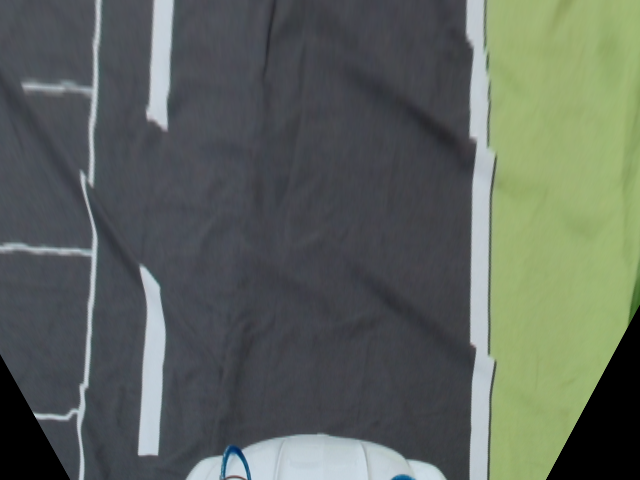
#> input picture road_following/image.png, 640 x 480 px
$ python -i bird_eye_utils.py   (imports and definitions only)
#> lines starting #> are read from the running program, lines starting #| are printed output that depends on the picture; after the words box and inside, x2 and y2 are one past the last pixel; in counts of white or black regions, pixels touching at a corner belong together
#> further down, picture is the input picture: shape (480, 640, 3); mean B, G, R 92.6, 100.7, 93.2

### custom_code.py 수정

import cv2
import numpy as np
import matplotlib.pyplot as plt
import pickle
import os


image_width = 640
image_height = 480
direction_div = 12
_shape = np.array([
    [(int(0.05 * image_width), int(0.20 * image_height)), (int(0.495 * image_width), int(0.20 * image_height)),
    (int(0.495 * image_width), int(0.95 * image_height)), (int(0.05 * image_width), int(0.95 * image_height))],
    [(int(0.505 * image_width), int(0.20 * image_height)), (int(0.95 * image_width), int(0.20 * image_height)),
    (int(0.95 * image_width), int(0.95 * image_height)), (int(0.505 * image_width), int(0.95 * image_height))]
    ])
mat_pts_src = np.float32([[263, 31], [582, 47], [557, 349], [8, 250]])  ###

# Calibrate
# [49 lines left out: functions calibrate, which_srcmat, warpping, not called in this run]


# Color Filter (HLS)
def color_filter(image):
    hls = cv2.cvtColor(image, cv2.COLOR_BGR2HLS)
#> hls: shape (480, 640, 3); mean of channels 0, 1, 2 90.5, 95.2, 29

    # white Filter
    white_lower = np.array([20, 150, 20])   # E: 23, S: 31, L: 170
    white_upper = np.array([255, 255, 255])
    '''
    yellow_lower = np.array([0, 85, 81])
    yellow_upper = np.array([190, 255, 255])

    yellow_mask = cv2.inRange(hls, yellow_lower, yellow_upper)
    white_mask = cv2.inRange(hls, white_lower, white_upper)
    mask = cv2.bitwise_or(yellow_mask, white_mask)

    # Black Filter
    black_lower = np.array([0, 0, 0])
    black_upper = np.array([40, 40, 35])
    mask = cv2.inRange(image, black_lower, black_upper)
    '''
    mask = cv2.inRange(hls, white_lower, white_upper)
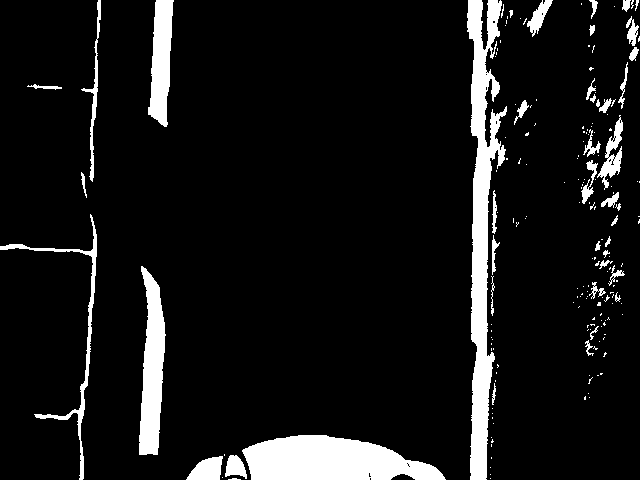
#> mask: shape (480, 640); 9% white; 185 white regions (142 under 20 px), largest, box (x1, y1, x2, y2) and area: (467, 0, 507, 480) 8533, (242, 435, 446, 480) 6659, (139, 266, 166, 455) 3295
    masked = cv2.bitwise_and(image, image, mask = mask)
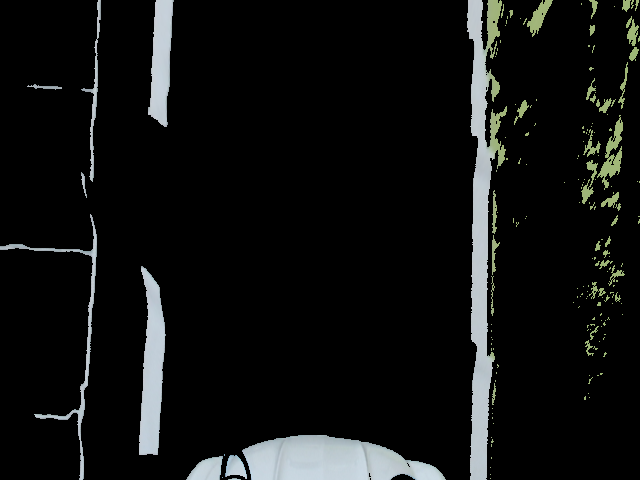
#> masked: shape (480, 640, 3); mean B, G, R 17.2, 17.7, 16.5

    return masked


# [14 lines left out: function total_function, not called in this run]


# [32 lines not run here, left out]

>>> import cv2
>>> picture = cv2.imread('road_following/image.png')
>>> result = color_filter(picture)
